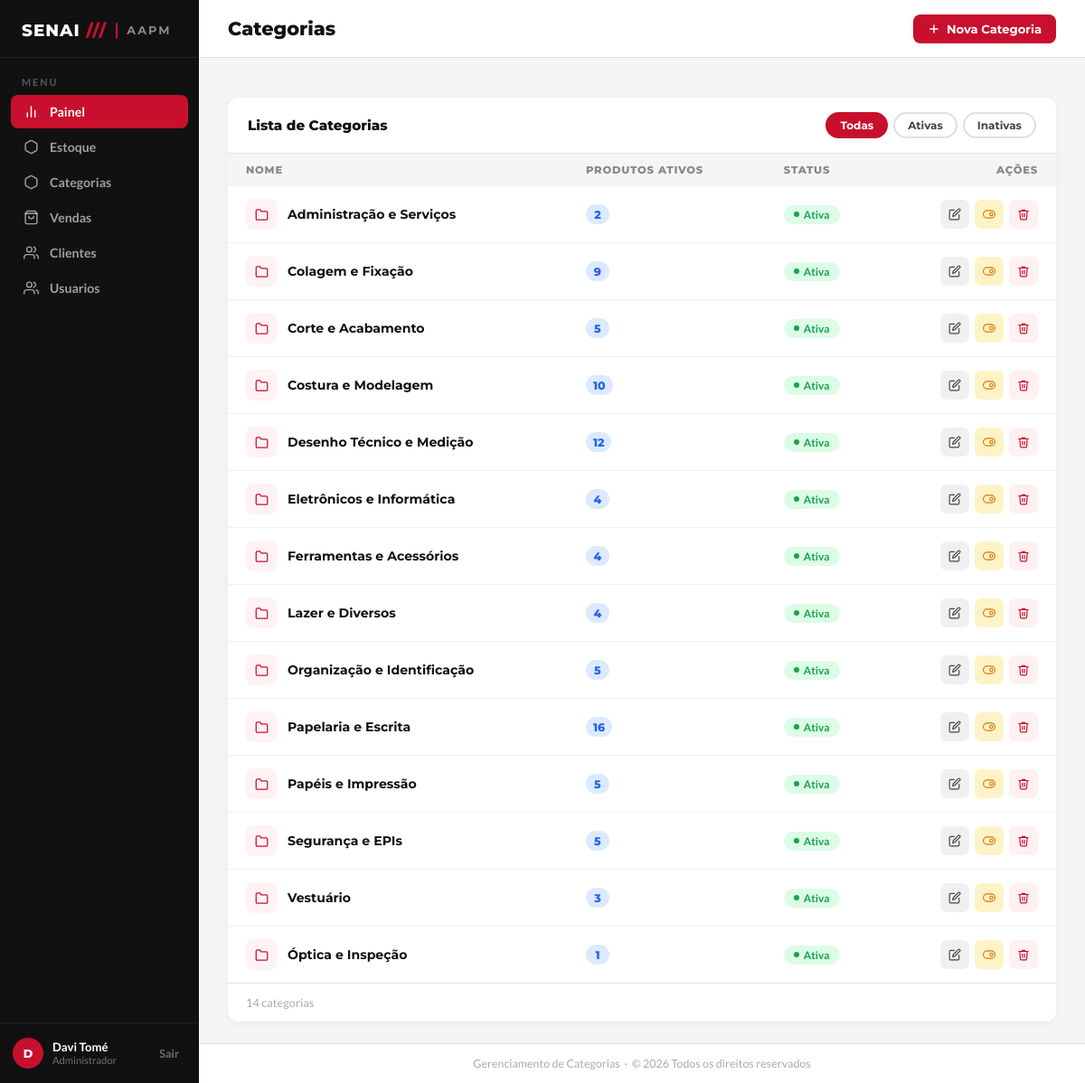
The page /categorias (signed in) on the database its author committed.
### app/models/categoria.py (models this page shows)
class Categoria(Base):
    __tablename__ = "categorias"
    id = Column(Integer, primary_key=True, autoincrement=True, index=True)
    nome = Column(String(50), unique=True, nullable=False)
    ativa = Column(Boolean, default=True)
    produtos = relationship("Produto", back_populates="categoria", lazy="select")

### app/controllers/categoria_controller.py (the view)
@router.get("")
def listar_categorias(
    request: Request,
    db: Session = Depends(get_db),
    admin = Depends(get_admin)
):
    categorias = db.query(Categoria).order_by(Categoria.nome).all()
    return templates.TemplateResponse(
        request,
        "categorias/index.html",
        {
            "request":    request,
            "usuario":    admin,
            "categorias": categorias,
        }
    )

### app/templates/categorias/index.html (shortened to what this page needs)
<!DOCTYPE html>
<html lang="pt-BR">
<head>
  <link rel="stylesheet" href="/static/css/categorias.css"/>
</head>
<body>
 <aside class="barra-lateral">
    <div class="barra-logo">
      <span class="barra-logo-texto">SENAI <span>///</span></span>
      <div class="barra-logo-separador"></div>
      <span class="barra-logo-sub">AAPM</span>
    </div>
    <span class="barra-menu-titulo">Menu</span>
    <ul class="barra-nav">
      <li>
        <a href="/painel" class="ativo">
          <svg viewBox="0 0 24 24">
            <line x1="18" y1="20" x2="18" y2="10" />
            <line x1="12" y1="20" x2="12" y2="4" />
            <line x1="6" y1="20" x2="6" y2="14" />
          </svg>
          Painel
        </a>
      </li>
      <li>
        <a href="/produtos/">
          <svg viewBox="0 0 24 24">
            <path
              d="M21 16V8a2 2 0 0 0-1-1.73l-7-4a2 2 0 0 0-2 0l-7 4A2 2 0 0 0 3 8v8a2 2 0 0 0 1 1.73l7 4a2 2 0 0 0 2 0l7-4A2 2 0 0 0 21 16z" />
          </svg>
          Estoque
        </a>
      </li>
      <li>
        <a href="/categorias/">
          <svg viewBox="0 0 24 24">
            <path
              d="M21 16V8a2 2 0 0 0-1-1.73l-7-4a2 2 0 0 0-2 0l-7 4A2 2 0 0 0 3 8v8a2 2 0 0 0 1 1.73l7 4a2 2 0 0 0 2 0l7-4A2 2 0 0 0 21 16z" />
          </svg>
          Categorias
        </a>
      </li>
      <li>
        <a href="/pdv/">
          <svg viewBox="0 0 24 24">
            <path d="M6 2L3 6v14a2 2 0 0 0 2 2h14a2 2 0 0 0 2-2V6l-3-4z" />
            <line x1="3" y1="6" x2="21" y2="6" />
            <path d="M16 10a4 4 0 0 1-8 0" />
          </svg>
          Vendas
        </a>
      </li>
      <li>
        <a href="/clientes/">
          <svg viewBox="0 0 24 24">
            <path d="M17 21v-2a4 4 0 0 0-4-4H5a4 4 0 0 0-4 4v2" />
            <circle cx="9" cy="7" r="4" />
            <path d="M23 21v-2a4 4 0 0 0-3-3.87" />
            <path d="M16 3.13a4 4 0 0 1 0 7.75" />
          </svg>
          Clientes
        </a>
      </li>
      <li>
        <a href="/usuarios/">
          <svg viewBox="0 0 24 24">
            <path d="M17 21v-2a4 4 0 0 0-4-4H5a4 4 0 0 0-4 4v2" />
            <circle cx="9" cy="7" r="4" />
            <path d="M23 21v-2a4 4 0 0 0-3-3.87" />
            <path d="M16 3.13a4 4 0 0 1 0 7.75" />
          </svg>
          Usuarios
        </a>
      </li>
    </ul>
    <div class="barra-rodape">
      <div class="barra-usuario">
        <div class="avatar-usuario">{{ usuario.nome[0] | upper if usuario else 'AD' }}</div>
        <div class="info-usuario">
          <strong>{{ usuario.nome if usuario else 'Usuário' }}</strong>
          <small>Administrador</small>
        </div>
      </div>
      <button class="btn-sair" onclick="window.location.href='/auth/logout'">
        Sair
      </button>
    </div>
  </aside>
<div class="conteudo-principal">
  <header class="cabecalho-pagina">
    <h1>Categorias</h1>
    <a href="/categorias/nova" class="btn-novo">
      <svg viewBox="0 0 24 24"><line x1="12" y1="5" x2="12" y2="19"/><line x1="5" y1="12" x2="19" y2="12"/></svg>
      Nova Categoria
    </a>
  </header>
  <div class="area-alertas">
  </div>
  <main class="area-conteudo">
    <div class="painel">
      <div class="painel-cabecalho">
        <span class="painel-titulo">Lista de Categorias</span>
        <div class="filtros-status">
          <button class="btn-filtro ativo" onclick="filtrar('todos', this)">Todas</button>
          <button class="btn-filtro" onclick="filtrar('ativa', this)">Ativas</button>
          <button class="btn-filtro" onclick="filtrar('inativa', this)">Inativas</button>
        </div>
      </div>
      <table class="tabela-categorias">
        <thead>
          <tr>
            <th>Nome</th>
            <th>Produtos Ativos</th>
            <th>Status</th>
            <th style="text-align:right">Ações</th>
          </tr>
        </thead>
        <tbody id="corpoTabela">
          {% for c in categorias %}
          <tr data-status="{{ 'ativa' if c.ativa else 'inativa' }}">
            <td>
              <div class="celula-nome">
                <div class="icone-categoria">
                  <svg viewBox="0 0 24 24"><path d="M22 19a2 2 0 0 1-2 2H4a2 2 0 0 1-2-2V5a2 2 0 0 1 2-2h5l2 3h9a2 2 0 0 1 2 2z"/></svg>
                </div>
                <span class="nome-categoria">{{ c.nome }}</span>
              </div>
            </td>
            <td>
              <span class="badge-contagem">
                {{ c.produtos | selectattr('ativa') | list | length }}
              </span>
            </td>
            <td>
              <span class="badge-status {{ 'ativa' if c.ativa else 'inativa' }}">
                {{ "Ativa" if c.ativa else "Inativa" }}
              </span>
            </td>
            <td>
              <div class="celula-acoes">
                <a href="/categorias/{{ c.id }}/editar" class="btn-acao btn-editar" title="Editar">
                  <svg viewBox="0 0 24 24"><path d="M11 4H4a2 2 0 0 0-2 2v14a2 2 0 0 0 2 2h14a2 2 0 0 0 2-2v-7"/><path d="M18.5 2.5a2.121 2.121 0 0 1 3 3L12 15l-4 1 1-4 9.5-9.5z"/></svg>
                </a>
                <form action="/categorias/{{ c.id }}/toggle-ativo" method="post" style="display:contents">
                  {% if c.ativa %}
                  <button type="button"
                          class="btn-acao btn-toggle-desativar"
                          title="Desativar"
                          onclick="confirmarToggle(this, '{{ c.nome }}')">
                    <svg viewBox="0 0 24 24"><rect x="1" y="5" width="22" height="14" rx="7"/><circle cx="16" cy="12" r="3"/></svg>
                  </button>
                  {% else %}
                  <button type="submit" class="btn-acao btn-toggle-ativar" title="Ativar">
                    <svg viewBox="0 0 24 24"><rect x="1" y="5" width="22" height="14" rx="7"/><circle cx="8" cy="12" r="3"/></svg>
                  </button>
                  {% endif %}
                </form>
                <form action="/categorias/{{ c.id }}/deletar" method="post" style="display:contents">
                  <button type="button"
                          class="btn-acao btn-excluir"
                          title="Excluir"
                          onclick="confirmarExclusao(this, '{{ c.nome }}')">
                    <svg viewBox="0 0 24 24"><polyline points="3 6 5 6 21 6"/><path d="M19 6l-1 14a2 2 0 0 1-2 2H8a2 2 0 0 1-2-2L5 6"/><path d="M10 11v6"/><path d="M14 11v6"/><path d="M9 6V4h6v2"/></svg>
                  </button>
                </form>
              </div>
            </td>
          </tr>
          {% endfor %}
        </tbody>
      </table>
      <div class="rodape-tabela">
        <span id="infoTabela">
          {{ categorias | length }} categoria{{ 's' if categorias | length != 1 else '' }}
        </span>
      </div>
    </div>
  </main>
  <footer class="rodape-admin">
    Gerenciamento de Categorias &nbsp;·&nbsp; © 2026 Todos os direitos reservados
  </footer>
</div>
</body>
</html>

### rows shown on the page
Categoria: nome "Administração e Serviços", produtos|selectattr "2", ativa "Ativa"
Categoria: nome "Colagem e Fixação", produtos|selectattr "9", ativa "Ativa"
Categoria: nome "Corte e Acabamento", produtos|selectattr "5", ativa "Ativa"
Categoria: nome "Costura e Modelagem", produtos|selectattr "10", ativa "Ativa"
Categoria: nome "Desenho Técnico e Medição", produtos|selectattr "12", ativa "Ativa"
Categoria: nome "Eletrônicos e Informática", produtos|selectattr "4", ativa "Ativa"
Categoria: nome "Ferramentas e Acessórios", produtos|selectattr "4", ativa "Ativa"
Categoria: nome "Lazer e Diversos", produtos|selectattr "4", ativa "Ativa"
Categoria: nome "Organização e Identificação", produtos|selectattr "5", ativa "Ativa"
Categoria: nome "Papelaria e Escrita", produtos|selectattr "16", ativa "Ativa"
Categoria: nome "Papéis e Impressão", produtos|selectattr "5", ativa "Ativa"
Categoria: nome "Segurança e EPIs", produtos|selectattr "5", ativa "Ativa"
Categoria: nome "Vestuário", produtos|selectattr "3", ativa "Ativa"
Categoria: nome "Óptica e Inspeção", produtos|selectattr "1", ativa "Ativa"

### other values the page prints
{{ usuario.nome[0] | upper if usuario else 'AD' }} "D"
{{ usuario.nome if usuario else 'Usuário' }} "Davi Tomé"
{{ categorias | length }} "14"
{{ 's' if categorias | length != 1 else '' }} "s"
